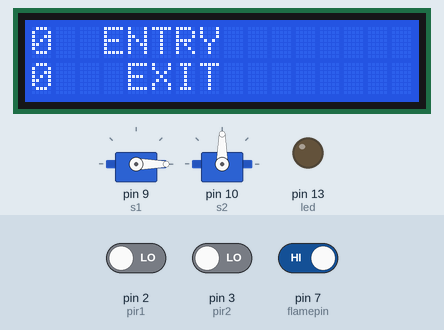
A sketch run on a simulated Arduino Uno, built with avr-gcc and run on an emulated ATmega328P. Shown: 16×2 character LCD, 2 × servo, output pins drawn as LEDs (lit = HIGH). The inputs (shaded band) are chosen by the test bench; at power-on: pin 2 (pir1) LOW, pin 3 (pir2) LOW, pin 7 (flamepin) HIGH. What the sketch prints to the serial monitor is not drawn.

Above: at 1.2 s.
1.3 s: pin 2 (pir1) driven HIGH
At 3.7 s:
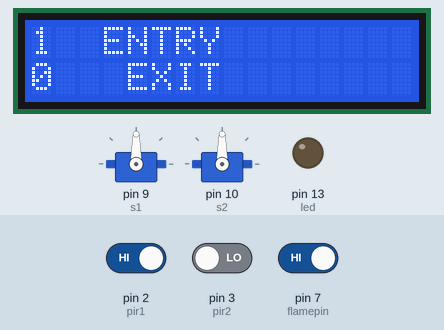
5.4 s: pin 3 (pir2) driven HIGH
At 7.4 s:
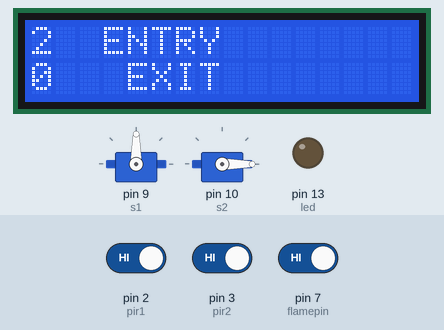
9.5 s: pin 2 (pir1) driven LOW
At 12.5 s:
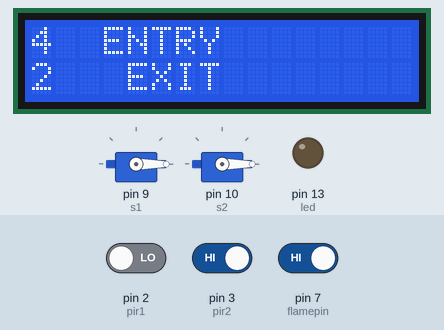
13.6 s: pin 7 (flamepin) driven LOW
At 14.6 s:
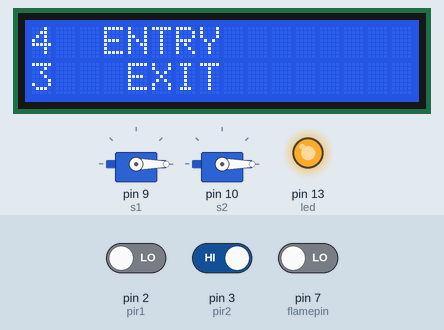
17.7 s: pin 2 (pir1) driven HIGH
At 19.6 s:
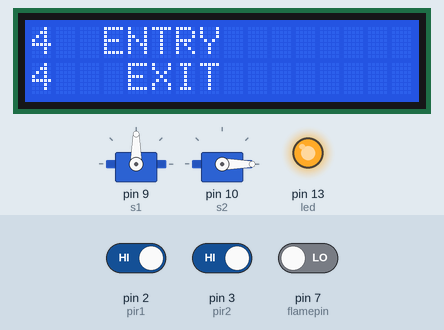
21.8 s: pin 3 (pir2) driven LOW
At 24.4 s:
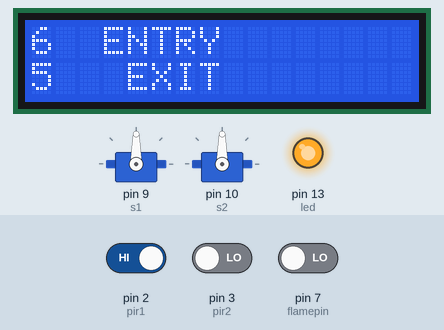
Timing chart, 0 to 26.9 s (numbered marks = the images above; inputs shaded):
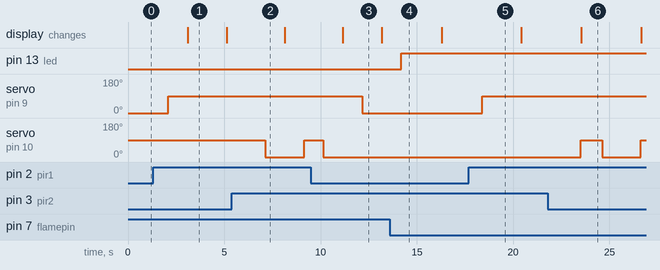

The sketch:

final_code_arduino_1.ino
```cpp
#include<Servo.h>
#include<LiquidCrystal_I2C.h>
#include<Wire.h>
LiquidCrystal_I2C lcd(0x27, 16, 2);

Servo s1;
Servo s2;
int pir1 =2;
int pir2 =3;
int count;
int out;
int flamepin=7;
int flamevalue;
int led=13;

void setup()
{
Serial.begin(9600);
lcd.begin();
s1.attach(9);
s2.attach(10);
pinMode(pir1,INPUT);
pinMode(pir2,INPUT);
pinMode(flamepin,INPUT );
pinMode(led,OUTPUT);
s1.write(0);
s2.write(90);

}

void loop()
{
flamevalue=digitalRead(flamepin);

  if(flamevalue==LOW)
  {
    digitalWrite(led,HIGH);
    delay(100);
    s2.write(0);
    delay(1000);

    }
    else
    {
    digitalWrite(led,LOW);
     s2.write(90);

    }


int detect1=digitalRead(pir1);
int detect2=digitalRead(pir2);// read status of sensor


if(detect1==HIGH)
{
count=count+1;

s1.write(90);
delay(1000);
}
else{
  s1.write(0);
  }

if(detect2==HIGH)
{
out=out+1;

s2.write(0);
delay(1000);
}
else{
  s2.write(90);
  }


Serial.println(count);
Serial.println(out);
lcd.setCursor(0,0);

lcd.print(count);
lcd.print("  ENTRY");


lcd.setCursor(0,1);

lcd.print (out);
lcd.print ("   EXIT");


delay(1000);


 }
```

Measured:
- after the input at 1.3 s, servo on pin 9 (s1): 0° → 90° after 0.80 s; the display: changes after 1.8 s (image 1)
- after the input at 5.4 s, servo on pin 10 (s2): 90° → 0° after 1.7 s, → 90° 2.0 s later
- after the input at 9.5 s, servo on pin 9 (s1): 90° → 0° after 2.7 s; servo on pin 10 (s2): goes on until 10.1 s, then stays 0°
- after the input at 13.6 s, pin 13 (led): LOW → HIGH after 0.58 s
- after the input at 17.7 s, servo on pin 9 (s1): 0° → 90° after 0.70 s
- after the input at 21.8 s, servo on pin 10 (s2): 0° → 90° after 1.7 s, → 0° 1.1 s later, → 90° 2.0 s later; the display: changes after 1.7 s (image 6)
- what the display in image 1 shows lasts 2.0 s, from 3.1 s to 5.1 s
